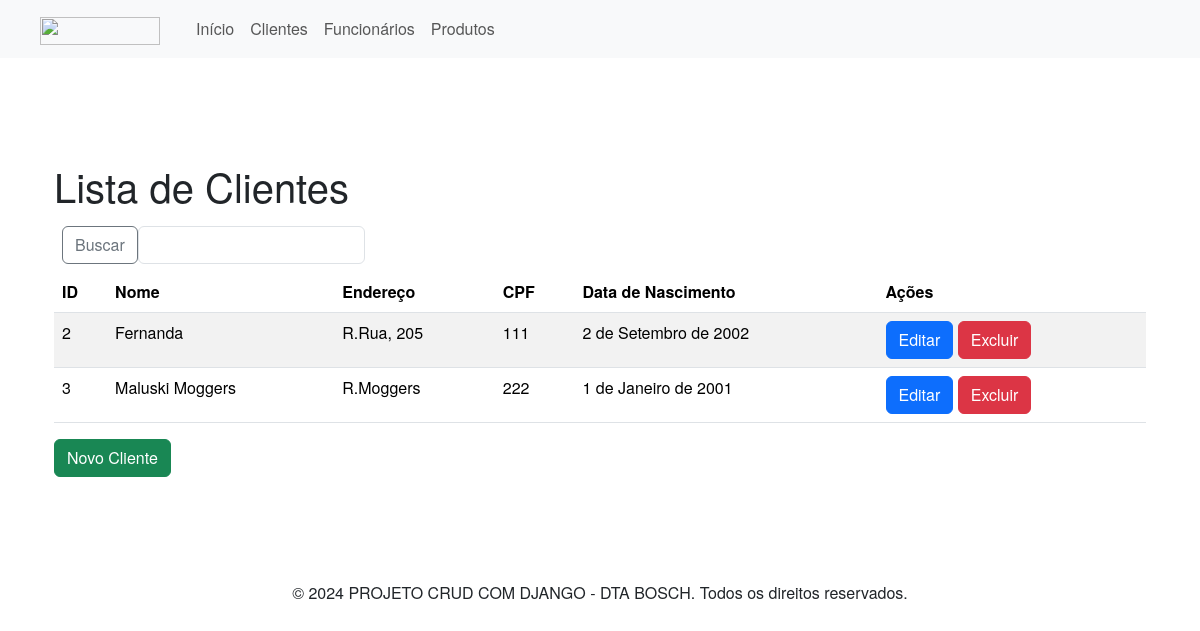
Page /clientes/ on the earlier database version.
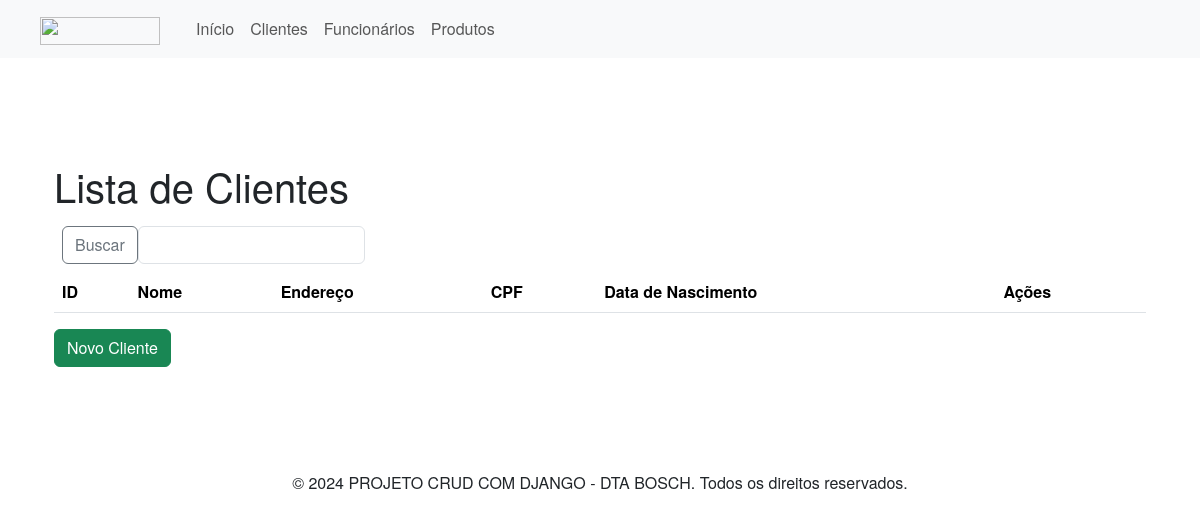
Same page on the later database version.
### clientes/models.py (models this page shows, shortened)
class Cliente(models.Model):
    nome = models.CharField(max_length = 100)
    endereco = models.TextField()
    cpf = models.CharField(max_length = 14, unique = True)
    data_nascimento = models.DateField()

### clientes/views.py (the view)
# urls.py: path('', views.lista_clientes, name='lista_clientes'),
def lista_clientes(request):
    clientes = Cliente.objects.all()
    busca= request.GET.get('search')
    if busca:
        clientes=clientes.filter(nome__icontains = busca)
    return render(request, 'clientes/lista_clientes.html', {'clientes': clientes})

### clientes/templates/clientes/lista_clientes.html
{% extends "base.html" %}
{% block content %}
<div class="container">
    <h1>Lista de Clientes</h1>
    <form method="GET" class= "d-inline-flex p-2 bd-highlight">
        <div class="input-group-prepend">
            <button class="btn btn-outline-secondary" type="submit" id="button-addon1">Buscar</button>
        </div>
            <input type="text" class="form-control" placeholder="" name="search" id="search">
    </form>
    <table class="table table-striped">
        <thead>
            <tr>
                <th>ID</th>
                <th>Nome</th>
                <th>Endereço</th>
                <th>CPF</th>
                <th>Data de Nascimento</th>
                <th>Ações</th>
            </tr>
        </thead>
        <tbody>
            {% for cliente in clientes %}
            <tr>
                <td>{{ cliente.id }}</td>
                <td>{{ cliente.nome }}</td>
                <td>{{ cliente.endereco }}</td>
                <td>{{ cliente.cpf }}</td>
                <td>{{ cliente.data_nascimento }}</td>
                <td>
                    <a href="{% url 'edita_cliente' cliente.id %}" class="btn btn-primary">Editar</a>
                    <a href="{% url 'deleta_cliente' cliente.id %}" class="btn btn-danger">Excluir</a>
                </td>
            </tr>
            {% endfor %}
        </tbody>
    </table>
    <a href="{% url 'cria_cliente' %}" class="btn btn-success">Novo Cliente</a>
</div>
{% endblock %}

### clientes/templates/base.html (shortened to what this page needs)
{%load static%}
<!DOCTYPE html>
<html lang="pt">
<head>
    <link href="https://cdn.jsdelivr.net/npm/bootstrap@5.3.3/dist/css/bootstrap.min.css"
    rel="stylesheet"
>
    <link rel="stylesheet" href="{% static 'styles/style.css' %}">
</head>
<body>
    <header>
        <nav class="navbar navbar-expand-lg navbar-light bg-light">
            <a class="navbar-brand">
                <img src="https://upload.wikimedia.org/wikipedia/commons/thumb/1/16/Bosch-logo.svg/2560px-Bosch-logo.svg.png" height="28" width="120" margin=10>
            </a>
            <div class="container-fluid" id="navbarNav">
                <ul class="navbar-nav">
                        <a class="nav-link" href="{% url 'inicio' %}">Início</a>
                        <a class="nav-link" href="{% url 'lista_clientes' %}">Clientes
                        <a class="nav-link" href="{% url 'lista_funcionarios' %}">Funcionários</a>
                        <a class="nav-link" href="{% url 'lista_produtos' %}">Produtos</a>
                </ul>
            </div>
        </nav>
    </header>
    <div class="container mt-4">
        {% block content %}{% endblock %}
    </div>
    <footer class="mt-4">
        <div class="text-center">
            © 2024 PROJETO CRUD COM DJANGO - DTA BOSCH. Todos os direitos reservados.
        </div>
    </footer>
</body>
</html>

### static/styles/style.css (style rules this page uses)
* { font-family: boschsans, Helvetica Neue, Helvetica, Arial, sans-serif; }
.navbar-brand { padding-left: 5vh; }
.mt-4 { padding-top: 10vh; }

Differences in the rows shown:
removed Cliente: id "2", nome "Fernanda", endereco "R.Rua, 205", cpf "111", data_nascimento "2 de Setembro de 2002"
removed Cliente: id "3", nome "Maluski Moggers", endereco "R.Moggers", cpf "222", data_nascimento "1 de Janeiro de 2001"
